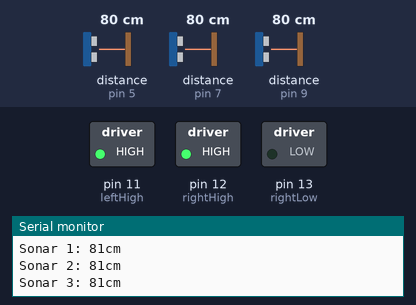
A sketch run on a simulated Arduino Uno, built with avr-gcc and run on an emulated ATmega328P. On the bench: switched loads named in the sketch (green lamp = pin HIGH), the last lines printed to the serial monitor. Inputs (shaded band) come from the test bench; at power-on: distance to the obstacle (sensors on pin 5, pin 7, pin 9) 80 cm.

Above: at 1.5 s.
At 2.5 s:
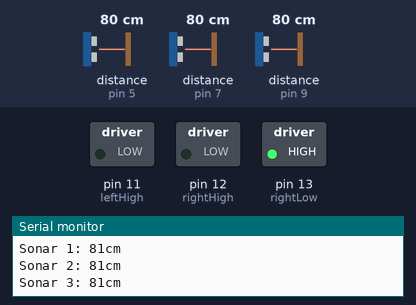
At 3.5 s:
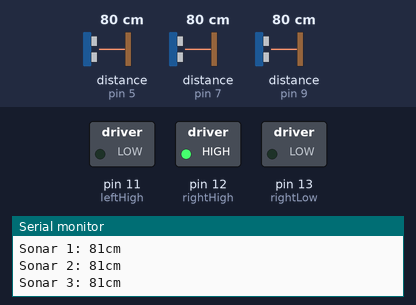
At 4.5 s:
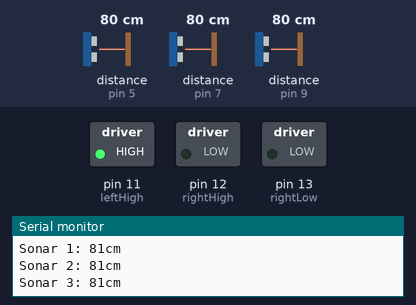
At 5.5 s:
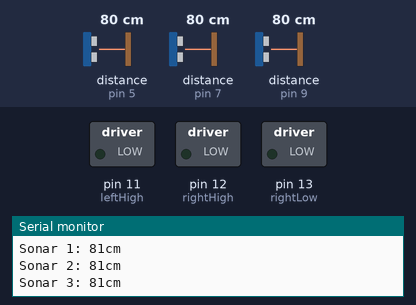
Timing chart, 0 to 7.6 s (numbered marks = the images above):
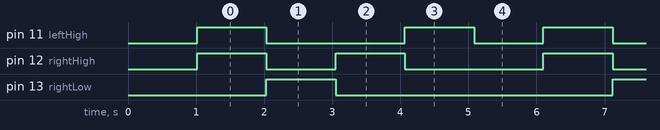

Measured:
- by itself, pin 11 (leftHigh): repeats every 5.1 s: LOW 2.0 s, HIGH 1.0 s, LOW 1.0 s, HIGH 1.0 s
- by itself, pin 12 (rightHigh): repeats every 5.1 s: LOW 1.0 s, HIGH 1.0 s, LOW 2.0 s, HIGH 1.0 s
- by itself, pin 13 (rightLow): alternates HIGH for 1.0 s and LOW for 4.1 s

The sketch:

motor_sensor.ino
```cpp
#include "NewPing.h"
NewPing sonar[3] = {
  NewPing(4,5,400),
  NewPing(6,7,400),
  NewPing(8,9,400)
};

#define rightLow 13
#define rightHigh 12
#define leftHigh 11
#define leftLow 10

void setup(){
  pinMode(rightLow,OUTPUT);
  pinMode(rightHigh,OUTPUT);
  pinMode(leftHigh,OUTPUT);
  pinMode(leftHigh,OUTPUT);
  Serial.begin(9600);
  Serial.println("HC-SR4 testing..");
  delay(1000);
}

void loop(){
  sensorRun();
  motorForward();
  delay(1000);
  sensorRun();
  motorBackward();
  delay(1000);
  sensorRun();
  motorRight();
  delay(1000);
  sensorRun();
  motorLeft();
  delay(1000);
  sensorRun();
  motorOff();
  delay(1000);
}

void sensorRun(){
  Serial.print("Sonar 1: ");
  Serial.print(sonar[0].ping_cm());
  Serial.println("cm ");
  Serial.print("Sonar 2: ");
  Serial.print(sonar[1].ping_cm());
  Serial.println("cm ");
  Serial.print("Sonar 3: ");
  Serial.print(sonar[2].ping_cm());
  Serial.println("cm ");
}

void motorForward(){
  digitalWrite(rightLow,LOW);
  digitalWrite(rightHigh,HIGH);
  digitalWrite(leftHigh,HIGH);
  digitalWrite(leftLow,LOW);
}

void motorBackward(){
  digitalWrite(rightLow,HIGH);
  digitalWrite(rightHigh,LOW);
  digitalWrite(leftHigh,LOW);
  digitalWrite(leftLow,HIGH);
}

void motorLeft(){
  digitalWrite(rightLow,LOW);
  digitalWrite(rightHigh,LOW);
  digitalWrite(leftHigh,HIGH);
  digitalWrite(leftLow,LOW);
}

void motorRight(){
  digitalWrite(rightLow,LOW);
  digitalWrite(rightHigh,HIGH);
  digitalWrite(leftHigh,LOW);
  digitalWrite(leftLow,LOW);
}

void motorOff(){
  digitalWrite(rightLow,LOW);
  digitalWrite(rightHigh,LOW);
  digitalWrite(leftHigh,LOW);
  digitalWrite(leftLow,LOW);
}
```
